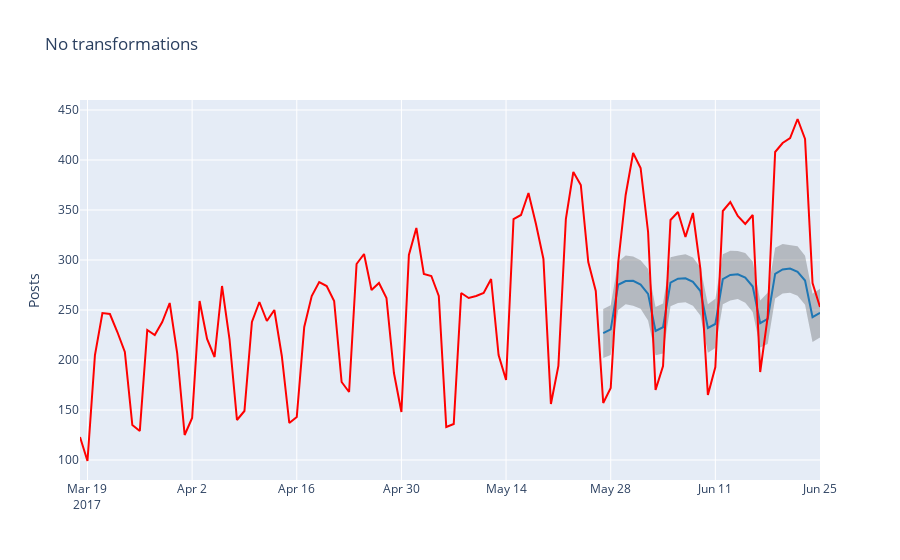
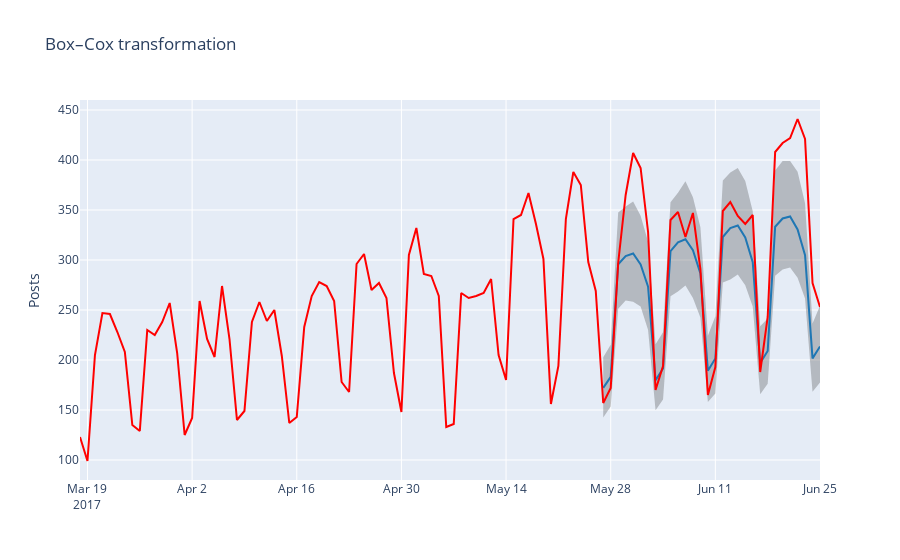

Write notebook code for charts like these, in order.
### Markdown cell above
So, we can definitely state an increase in the quality of the model.

Finally, let's plot our previous performance with the latest results side-by-side. Note that we use `prediction_size` for the third parameter in order to zoom in on the interval being predicted:

### Code cell
show_forecast(cmp_df, prediction_size, 100, 'No transformations')
show_forecast(cmp_df2, prediction_size, 100, 'Box–Cox transformation')
